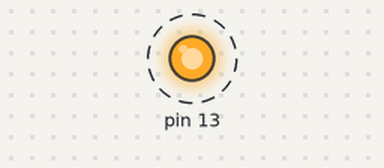
A sketch run on a simulated Arduino Uno, built with avr-gcc and run on an emulated ATmega328P. On the bench: output pins drawn as LEDs (lit = HIGH). Dashed ring = blinking. No radio packets arrive unless stated; what the sketch prints to the serial monitor is not drawn.

Above: at 0.05 s.
Timing chart, 0 to 3.0 s (numbered marks = the images above):
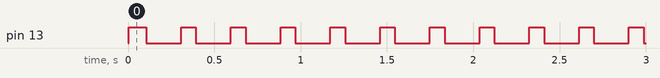

Measured:
- by itself, pin 13: alternates HIGH for 0.08 s and LOW for 0.20 s

The sketch:

code-transmetteur.ino
```cpp
#include <VirtualWire.h>
#define TxPin 12

void setup()
{
 pinMode(13, OUTPUT);
 pinMode(12, INPUT);
 Serial.begin(9600);    // Debugging only
 Serial.println("Setup Transmitter");
 // Initialise the IO and ISR
 vw_set_ptt_inverted(true); // Required for DR3100
 vw_setup(2000);  // Bits per sec
}

void loop()
{
 String s = "";
 int i;
 int j = 78;
 for (i=0; i<j; i++) {
  s += 0;
 }

 const char* msg = s.c_str();
 Serial.print("var msg :");

 digitalWrite(13, true); // Flash a light to show transmitting
 Serial.println(msg);
 vw_send((uint8_t *)msg, strlen(msg));
 vw_wait_tx(); // Wait until the whole message is gone
 digitalWrite(13, false);
 delay(200);
}
```
